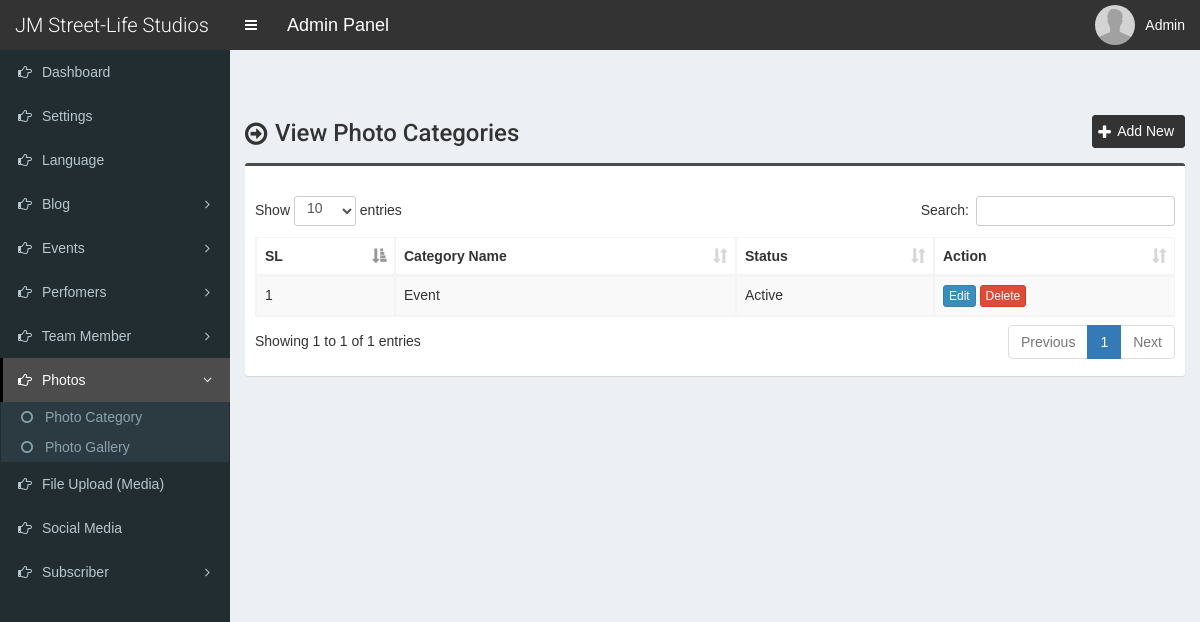
The page /admin/photo-category.php (signed in) on the database its author committed.
### tables this page shows
CREATE TABLE `tbl_settings` (
  `id` int(11) NOT NULL,
  `logo` varchar(255) NOT NULL,
  `favicon` varchar(255) NOT NULL,
  `footer_about` mediumtext NOT NULL,
  `footer_copyright` mediumtext NOT NULL,
  `contact_address` mediumtext NOT NULL,
  `contact_email` varchar(255) NOT NULL,
  `contact_phone` varchar(255) NOT NULL,
  `contact_fax` varchar(255) NOT NULL,
  `contact_map_iframe` mediumtext NOT NULL,
  `total_recent_news_footer` int(10) NOT NULL,
  `total_popular_news_footer` int(10) NOT NULL,
  `total_recent_news_sidebar` int(11) NOT NULL,
  `total_popular_news_sidebar` int(11) NOT NULL,
  `total_recent_news_home_page` int(11) NOT NULL,
  `meta_title_home` mediumtext NOT NULL,
  `meta_keyword_home` mediumtext NOT NULL,
  `meta_description_home` mediumtext NOT NULL,
  `home_title_service` varchar(255) NOT NULL,
  `home_subtitle_service` varchar(255) NOT NULL,
  `home_status_service` varchar(10) NOT NULL,
  `home_title_team_member` varchar(255) NOT NULL,
  `home_subtitle_team_member` varchar(255) NOT NULL,
  `home_status_team_member` varchar(10) NOT NULL,
  `home_title_testimonial` varchar(255) NOT NULL,
  `home_subtitle_testimonial` varchar(255) NOT NULL,
  `home_status_testimonial` varchar(10) NOT NULL,
  `home_photo_testimonial` varchar(255) NOT NULL,
  `home_title_news` varchar(255) NOT NULL,
  `home_subtitle_news` varchar(255) NOT NULL,
  `home_status_news` varchar(10) NOT NULL,
  `home_title_partner` varchar(255) NOT NULL,
  `home_subtitle_partner` varchar(255) NOT NULL,
  `home_status_partner` varchar(10) NOT NULL,
  `mod_rewrite` varchar(10) NOT NULL,
  `newsletter_title` varchar(255) NOT NULL,
  `newsletter_text` mediumtext NOT NULL,
  `newsletter_photo` varchar(255) NOT NULL,
  `newsletter_status` varchar(10) NOT NULL,
  `banner_search` varchar(255) NOT NULL,
  `banner_category` varchar(255) NOT NULL,
  `counter_1_title` varchar(255) NOT NULL,
  `counter_1_value` varchar(10) NOT NULL,
  `counter_2_title` varchar(255) NOT NULL,
  `counter_2_value` varchar(10) NOT NULL,
  `counter_3_title` varchar(255) NOT NULL,
  `counter_3_value` varchar(10) NOT NULL,
  `counter_4_title` varchar(255) NOT NULL,
  `counter_4_value` varchar(10) NOT NULL,
  `counter_photo` varchar(255) NOT NULL,
  `counter_status` varchar(10) NOT NULL,
  `color` varchar(10) NOT NULL,
  `preloader` varchar(3) NOT NULL,
  `active_editor` varchar(40) NOT NULL,
  `website_name` varchar(255) NOT NULL,
  `home_about_title` varchar(200) NOT NULL,
  `home_about_img` varchar(200) NOT NULL,
  `home_about_content` varchar(2000) NOT NULL
);

CREATE TABLE `tbl_category_photo` (
  `p_category_id` int(11) NOT NULL,
  `p_category_name` varchar(255) NOT NULL,
  `status` varchar(30) NOT NULL
);

### admin/photo-category.php (the view, shortened to what this page needs)
<?php require_once('./inc/header.php'); ?>
<section class="content-header">
	<div class="content-header-left">
		<h1>View Photo Categories</h1>
	</div>
	<div class="content-header-right">
		<a href="photo-category-add.php" class="btn btn-primary btn-sm">Add New</a>
	</div>
</section>
<section class="content">
  <div class="row">
    <div class="col-md-12">
      <div class="box box-info">
        <div class="box-body table-responsive">
          <table id="example1" class="table table-bordered table-striped">
			<thead>
			    <tr>
			        <th>SL</th>
			        <th>Category Name</th>
			        <th>Status</th>
			        <th>Action</th>
			    </tr>
			</thead>
            <tbody>
            	<?php
            	$i=0;
            	$statement = $pdo->prepare("SELECT * FROM tbl_category_photo ORDER BY p_category_id ASC");
            	$statement->execute();
            	$result = $statement->fetchAll(PDO::FETCH_ASSOC);
            	foreach ($result as $row) {
            		$i++;
	            	?>
	                <tr>
	                    <td><?php echo $i; ?></td>
	                    <td><?php echo $row['p_category_name']; ?></td>
	                    <td><?php echo $row['status']; ?></td>
	                    <td>
	                        <a href="photo-category-edit.php?id=<?php echo $row['p_category_id']; ?>" class="btn btn-primary btn-xs">Edit</a>
	                        <a href="#" class="btn btn-danger btn-xs" data-href="photo-category-delete.php?id=<?php echo $row['p_category_id']; ?>" data-toggle="modal" data-target="#confirm-delete">Delete</a>
	                    </td>
	                </tr>
	                <?php
            	}
            	?>
            </tbody>
          </table>
        </div>
      </div>
</section>
<?php require_once('./inc/footer.php'); ?>

### admin/inc/header.php (shortened to what this page needs)
<?php
include('./database/config.php');
$q = $pdo->prepare("SELECT * FROM tbl_settings WHERE id=?");
$q->execute([1]);
$res = $q->fetchAll();
foreach ($res as $row) {
	$active_editor = $row['active_editor'];
	$website_name = $row['website_name'];
}
?>
<!DOCTYPE html>
<html>
<head>
	<link rel="stylesheet" href="css/bootstrap.min.css">
	<link rel="stylesheet" href="css/font-awesome.min.css">
	<link rel="stylesheet" href="css/ionicons.min.css">
	<link rel="stylesheet" href="css/datepicker3.css">
	<link rel="stylesheet" href="css/all.css">
	<link rel="stylesheet" href="css/select2.min.css">
	<link rel="stylesheet" href="css/dataTables.bootstrap.css">
	<link rel="stylesheet" href="css/jquery.fancybox.css">
	<link rel="stylesheet" href="css/AdminLTE.min.css">
	<link rel="stylesheet" href="css/_all-skins.min.css">
	<link rel="stylesheet" href="css/on-off-switch.css">
	<link rel="stylesheet" href="css/sb-admin.css">
	<?php if($active_editor == 'Summernote'): ?>
	<link rel="stylesheet" href="css/summernote.css">
	<?php endif; ?>
	<link rel="stylesheet" href="css/style.css">
</head>
<body class="hold-transition fixed skin-blue sidebar-mini">
	<div class="wrapper">
		<header class="main-header">
			<a href="index.php" class="logo">
				<span class="logo-lg"><?php echo $website_name; ?></span>
			</a>
			<nav class="navbar navbar-static-top">
				<a href="#" class="sidebar-toggle" data-toggle="offcanvas" role="button">
				</a>
				<span style="float:left;line-height:50px;color:#fff;padding-left:15px;font-size:18px;">Admin Panel</span>
				<div class="navbar-custom-menu">
					<ul class="nav navbar-nav">
						<li class="dropdown user user-menu">
							<a href="#" class="dropdown-toggle" data-toggle="dropdown">
								<img src="../assets/uploads/<?php echo $_SESSION['user']['photo']; ?>" class="user-image" alt="User Image">
								<span class="hidden-xs"><?php echo 'Admin'; ?></span>
							</a>
						</li>
					</ul>
				</div>
			</nav>
		</header>
  		<?php $cur_page = substr($_SERVER["SCRIPT_NAME"],strrpos($_SERVER["SCRIPT_NAME"],"/")+1); ?>
  		<aside class="main-sidebar">
    		<section class="sidebar">
      			<ul class="sidebar-menu">
			        <li class="treeview <?php if($cur_page == 'index.php') {echo 'active';} ?>">
			          <a href="index.php">
			            <i class="fa fa-hand-o-right"></i> <span>Dashboard</span>
			          </a>
			        </li>
			        <li class="treeview <?php if( ($cur_page == 'settings.php') ) {echo 'active';} ?>">
			          <a href="settings.php">
			            <i class="fa fa-hand-o-right"></i> <span>Settings</span>
			          </a>
			        </li>
			        <li class="treeview <?php if( ($cur_page == 'language.php') ) {echo 'active';} ?>">
			          <a href="language.php">
			            <i class="fa fa-hand-o-right"></i> <span>Language</span>
			          </a>
			        </li>
					<li class="treeview <?php if( ($cur_page == 'category-add.php')||($cur_page == 'category.php')||($cur_page == 'category-edit.php') || ($cur_page == 'blog-add.php')||($cur_page == 'blog.php')||($cur_page == 'blog-edit.php') || ($cur_page == 'comment.php') ) {echo 'active';} ?>">
						<a href="#">
							<i class="fa fa-hand-o-right"></i>
							<span>Blog</span>
							<span class="pull-right-container">
								<i class="fa fa-angle-left pull-right"></i>
							</span>
						</a>
					</li>
					<li class="treeview <?php if( ($cur_page == 'event-category-add.php')||($cur_page == 'event-category.php')||($cur_page == 'event-category-edit.php') || ($cur_page == 'event-add.php')||($cur_page == 'events.php')||($cur_page == 'event-edit.php') ) {echo 'active';} ?>">
						<a href="#">
							<i class="fa fa-hand-o-right"></i>
							<span>Events</span>
							<span class="pull-right-container">
								<i class="fa fa-angle-left pull-right"></i>
							</span>
						</a>
					</li>
					<li class="treeview <?php if( ($cur_page == 'performer-category-add.php')||($cur_page == 'performer-category.php')||($cur_page == 'performer-category-edit.php') || ($cur_page == 'performer-add.php')||($cur_page == 'performer.php')||($cur_page == 'performer-edit.php') ) {echo 'active';} ?>">
						<a href="#">
							<i class="fa fa-hand-o-right"></i>
							<span>Perfomers</span>
							<span class="pull-right-container">
								<i class="fa fa-angle-left pull-right"></i>
							</span>
						</a>
					</li>
					<li class="treeview <?php if( ($cur_page == 'designation-add.php')||($cur_page == 'designation.php')||($cur_page == 'designation-edit.php') || ($cur_page == 'team-member-add.php')||($cur_page == 'team-member.php')||($cur_page == 'team-member-edit.php') ) {echo 'active';} ?>">
						<a href="#">
							<i class="fa fa-hand-o-right"></i>
							<span>Team Member</span>
							<span class="pull-right-container">
								<i class="fa fa-angle-left pull-right"></i>
							</span>
						</a>
					</li>
			        <li class="treeview <?php if( ($cur_page == 'photo-category-add.php')||($cur_page == 'photo-category.php')||($cur_page == 'photo-category-edit.php') || ($cur_page == 'photo-add.php')||($cur_page == 'photo.php')||($cur_page == 'photo-edit.php') || ($cur_page == 'video-category-add.php')||($cur_page == 'video-category.php')||($cur_page == 'video-category-edit.php') || ($cur_page == 'video-add.php')||($cur_page == 'video.php')||($cur_page == 'video-edit.php') ) {echo 'active';} ?>">
						<a href="#">
							<i class="fa fa-hand-o-right"></i>
							<span>Photos</span>
							<span class="pull-right-container">
								<i class="fa fa-angle-left pull-right"></i>
							</span>
						</a>
						<ul class="treeview-menu">
							<li><a href="photo-category.php"><i class="fa fa-circle-o"></i> Photo Category</a></li>
							<li><a href="photo.php"><i class="fa fa-circle-o"></i> Photo Gallery</a></li>
						</ul>
					</li>
					<li class="treeview <?php if( ($cur_page == 'file-add.php')||($cur_page == 'file.php')||($cur_page == 'file-edit.php') ) {echo 'active';} ?>">
			          <a href="file.php">
			            <i class="fa fa-hand-o-right"></i> <span>File Upload (Media)</span>
			          </a>
			        </li>
			        <li class="treeview <?php if( ($cur_page == 'social-media.php') ) {echo 'active';} ?>">
			          <a href="social-media.php">
			            <i class="fa fa-hand-o-right"></i> <span>Social Media</span>
			          </a>
			        </li>
			        <li class="treeview <?php if( ($cur_page == 'subscriber.php')||($cur_page == 'subscriber-email.php') ) {echo 'active';} ?>">
						<a href="#">
							<i class="fa fa-hand-o-right"></i>
							<span>Subscriber</span>
							<span class="pull-right-container">
								<i class="fa fa-angle-left pull-right"></i>
							</span>
						</a>
					</li>
      			</ul>
    		</section>
  		</aside>
  		<div class="content-wrapper">

### admin/css/sb-admin.css (style rules this page uses)
body { margin-top: 50px; }

### admin/css/style.css (style rules this page uses)
body { font-size: 14px; height: 100%; background-color: #F7F7F7; font-family: var(--source-sans); }
.navbar-nav>.user-menu .user-image { width: 40px; height: 40px; margin-top: -10px; }
.content-header>h1, .content-header .content-header-left h1 { font-family: 'Roboto', sans-serif; }
.main-header .logo { text-align: left; }
.main-header .logo .logo-lg { font-family: 'Roboto', sans-serif; }
.box-info { padding-top: 20px; }
.sidebar-menu li.active>a>.pull-right-container>.fa-angle-left { -webkit-transform: rotate(90deg); -ms-transform: rotate(90deg); -o-transform: rotate(90deg); transform: rotate(90deg); }
.sidebar-menu li>a>.pull-right-container>.fa-angle-left:before { content: "\f105"; }
.content-header { overflow: hidden; }
.content-header .content-header-left { float: left; padding-top: 5px; }
.content-header .content-header-right { float: right; }
.content-header .content-header-left h1 { margin-top: 0; margin-bottom: 0; padding-left: 30px; font-size: 24px; position: relative; }
.content-header .content-header-left h1:before { position: absolute; top: 0; left: 0; font-family: 'FontAwesome', sans-serif; font-size: 26px; content: '\f18e'; }
.content-header .content-header-right a { position: relative; padding-left: 24px; font-size: 14px; }
.content-header .content-header-right a:before { position: absolute; top: 4px; left: 5px; font-family: 'FontAwesome', sans-serif; font-size: 16px; content: '\f067'; }
.skin-blue .sidebar-menu>li:hover>a, .skin-blue .sidebar-menu>li.active>a { color: #fff; background: #3c8dbc; border-left-color: #3c8dbc; }
.skin-blue .main-header .logo, .skin-blue .main-header .logo:hover, .skin-blue .main-header .navbar, .skin-blue .main-header .navbar .sidebar-toggle:hover { background-color: #333333; }
.skin-blue .sidebar-menu>li:hover>a, .skin-blue .sidebar-menu>li.active>a { background-color: #4c4c4c; border-left-color: #000000; }
.box.box-info { border-top-color: #4c4c4c; }
.content-header .content-header-right a { background-color: #333333; border-color: #333333; }
.sidebar-menu .treeview-menu>li>a { font-size: 14px; }

### rows shown on the page
tbl_settings: website_name "JM Street-Life Studios"
tbl_category_photo: p_category_name "Event", status "Active"
